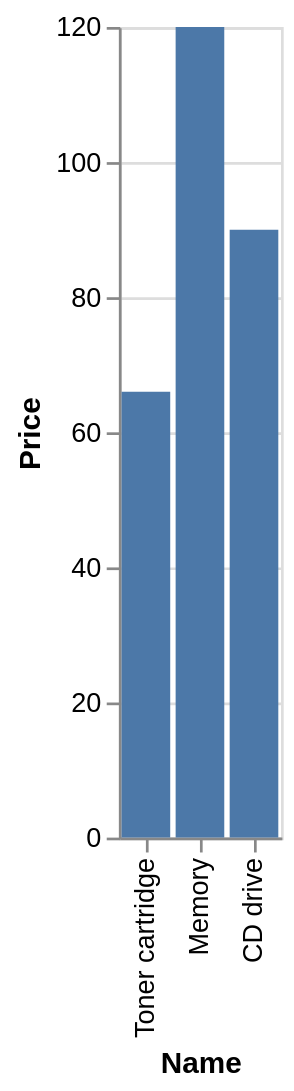

The specification (Vega-Lite) saved for this image:
### Vega-Lite specification from a JSON file in a GitHub repository (floating-point values rounded to 4 significant figures)
{"data": {"values": [{"x_data": "Toner cartridge", "y_data": 66}, {"x_data": "Memory", "y_data": 120}, {"x_data": "CD drive", "y_data": 90}]}, "mark": "bar", "encoding": {"x": {"field": "x_data", "type": "nominal", "title": "Name", "sort": "descending"}, "y": {"field": "y_data", "type": "quantitative", "title": "Price"}}}
